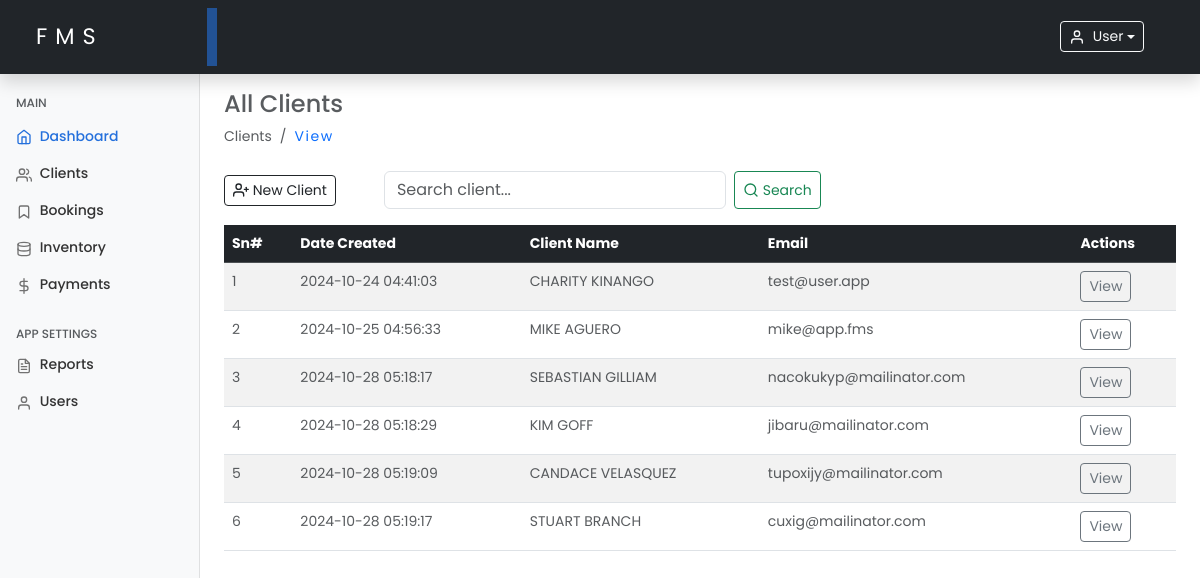
Screenshot of /clients.php (signed in) with the database file from the repository.
### tables this page shows
CREATE TABLE `clients` (
  `id` int(11) NOT NULL,
  `client_name` varchar(100) NOT NULL,
  `client_phone` varchar(20) NOT NULL,
  `client_email` varchar(100) DEFAULT NULL,
  `client_address` varchar(255) DEFAULT NULL,
  `deceased_name` varchar(100) NOT NULL,
  `deceased_age` int(3) NOT NULL,
  `deceased_date_of_death` date NOT NULL,
  `deceased_cause` enum('natural','sickness','accident','other') NOT NULL,
  `deceased_gender` enum('male','female','other') NOT NULL,
  `created_at` timestamp NOT NULL DEFAULT current_timestamp(),
  `updated_at` timestamp NOT NULL DEFAULT current_timestamp() ON UPDATE current_timestamp()
);

### includes/functions.php (called while the page is built, shortened)
<?php
require_once 'config.php';
function getClients()
{
    global $conn;
    $clients = [];
    $sql = "SELECT * FROM clients";
    $result = $conn->query($sql);
    if ($result->num_rows > 0) {
        while ($row = $result->fetch_assoc()) {
            $clients[] = $row;
        }
    }
    return $clients;
}

### clients.php (the view, shortened to what this page needs)
<?php
include 'includes/functions.php';
$clients = getClients();
include './includes/header.php';
include './includes/sidebar.php';
?>
<main class="col-md-9 ms-sm-auto col-lg-10 px-md-4 mt-2">
    <h4 class="text-muted text-capitalize mt-2">all clients</h4>
    <ol class="breadcrumb mb-2">
        <li class="breadcrumb-item active">Clients</li>
        <li class="breadcrumb-item">
            <a class="text-decoration-none hover-underline" href="./clients.php">View</a>
        </li>
    </ol>
    <div class="d-flex justify-content-start flex-wrap flex-md-nowrap align-items-center pt-3 pb-2 mb-2 border-bottom-none">
        <button type="button" class="btn btn-sm btn-outline-dark me-5 d-flex align-items-center" data-bs-toggle="modal" data-bs-target="#exampleModal">
            <span data-feather="user-plus"></span>&nbsp;New Client
        </button>
        <form class="d-flex" onsubmit="return false;">
            <input class="form-control me-2" type="search" id="searchInput" placeholder="Search client..." aria-label="Search" required>
            <button class="btn btn-sm btn-outline-success d-flex align-items-center" id="searchButton" type="button">
                <span data-feather="search"></span>&nbsp;Search
            </button>
        </form>
    </div>
    <div class="table-responsive">
        <table class="table table-striped table-hover table-lg">
            <thead class="table-dark">
                <tr>
                    <th>Sn#</th>
                    <th>Date Created</th>
                    <th>Client Name</th>
                    <th>Email</th>
                    <th>Actions</th>
                </tr>
            </thead>
            <tbody>
                <?php if (empty($clients)): ?>
                    <tr>
                        <td colspan="5" class="text-center text-danger">
                            <strong>Ooops! No clients found.</strong>
                        </td>
                    </tr>
                <?php else: ?>
                    <?php foreach ($clients as $index => $client): ?>
                        <tr>
                            <td class="text-muted"><?php echo $index + 1; ?></td>
                            <td class="text-muted"><?php echo htmlspecialchars($client['created_at']); ?></td>
                            <td class="text-muted text-uppercase"><?php echo htmlspecialchars($client['client_name']); ?></td>
                            <td class="text-muted"><?php echo htmlspecialchars($client['client_email']); ?></td>
                            <td>
                                <a class="btn btn-sm btn-outline-secondary" href="viewClient.php?id=<?php echo $client['id']; ?>" class="btn btn-sm btn-success btn-sm">View</a>
                            </td>
                        </tr>
                    <?php endforeach; ?>
                <?php endif; ?>
            </tbody>
        </table>
    </div>
</main>
<?php include './includes/footer.php'; ?>

### assets/css/dashboard.css (style rules this page uses)
* { margin: 0; padding: 0; box-sizing: border-box; }
body { font-size: .875rem; font-family: "Poppins", sans-serif; }
.feather { width: 16px; height: 16px; vertical-align: text-bottom; }

### includes/header.php (style rules this page uses)
.active { background-color: transparent !important; }
.text-decoration-none { font-weight: 400; letter-spacing: 0.1rem; text-decoration: none !important; }

### rows the page displays
clients: created_at "2024-10-24 04:41:03", client_name "CHARITY KINANGO", client_email "test@user.app"
clients: created_at "2024-10-25 04:56:33", client_name "MIKE AGUERO", client_email "mike@app.fms"
clients: created_at "2024-10-28 05:18:17", client_name "SEBASTIAN GILLIAM", client_email "nacokukyp@mailinator.com"
clients: created_at "2024-10-28 05:18:29", client_name "KIM GOFF", client_email "jibaru@mailinator.com"
clients: created_at "2024-10-28 05:19:09", client_name "CANDACE VELASQUEZ", client_email "tupoxijy@mailinator.com"
clients: created_at "2024-10-28 05:19:17", client_name "STUART BRANCH", client_email "cuxig@mailinator.com"

### other values shown
$_SESSION['username'] "User"
